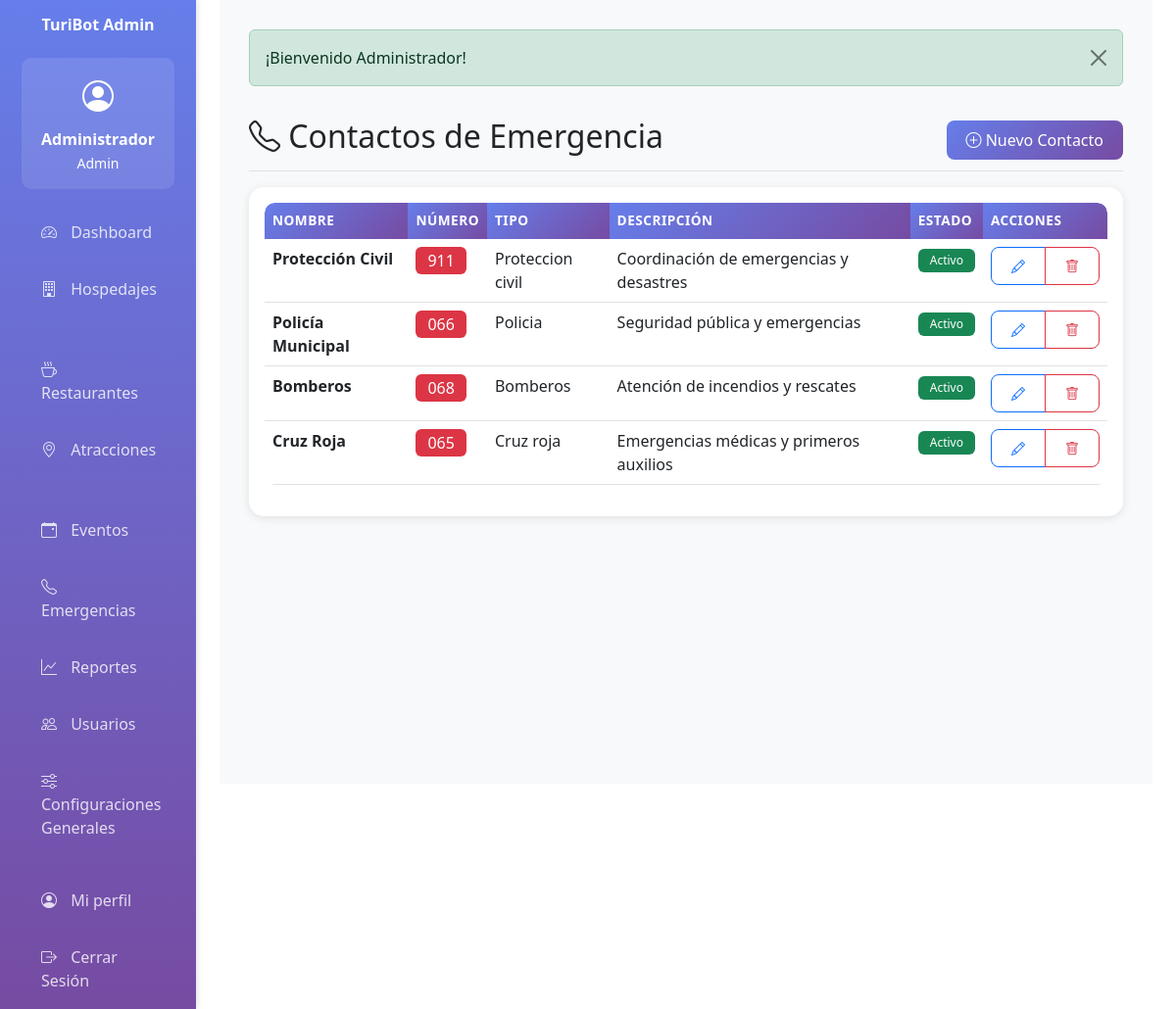
Screenshot of /emergencia (signed in) with the database file from the repository.
### tables this page shows
CREATE TABLE IF NOT EXISTS emergencias (
    id INT AUTO_INCREMENT PRIMARY KEY,
    nombre VARCHAR(100) NOT NULL,
    numero VARCHAR(20) NOT NULL,
    descripcion TEXT NULL,
    tipo ENUM('cruz_roja', 'bomberos', 'policia', 'proteccion_civil', 'otro') NOT NULL,
    activo TINYINT(1) DEFAULT 1,
    creado_por INT NOT NULL,
    fecha_creacion TIMESTAMP DEFAULT CURRENT_TIMESTAMP,
    fecha_actualizacion TIMESTAMP DEFAULT CURRENT_TIMESTAMP ON UPDATE CURRENT_TIMESTAMP,
    FOREIGN KEY (creado_por) REFERENCES usuarios(id),
    INDEX idx_tipo (tipo),
    INDEX idx_activo (activo)
);

### app/controllers/BaseController.php (called while the page is built, shortened)
<?php
class BaseController {
    protected function view($viewPath, $data = []) {
        extract($data);
        require_once APP_PATH . '/views/layouts/header.php';
        require_once APP_PATH . '/views/' . $viewPath . '.php';
        require_once APP_PATH . '/views/layouts/footer.php';
    }
}
?>

### app/controllers/EmergenciaController.php (called while the page is built, shortened)
<?php
require_once APP_PATH . '/controllers/BaseController.php';
class EmergenciaController extends BaseController {
    private $emergenciaModel;
    public function __construct() {
        $this->emergenciaModel = new Emergencia();
    }
    public function index() {
        $emergencias = $this->emergenciaModel->getAll();
        $this->view('emergencia/index', ['emergencias' => $emergencias]);
    }
}
?>

### app/helpers/functions.php (called while the page is built, shortened)
<?php
function isLoggedIn() {
    return isset($_SESSION['user_id']);
}
function hasAnyRole($roles) {
    return in_array($_SESSION['user_rol'], $roles);
}
?>

### config/database.php (called while the page is built, shortened)
<?php
class Database {
    private static $instance = null;
    private $connection;
    private function __construct() {
        try {
            $dsn = "mysql:host=" . DB_HOST . ";dbname=" . DB_NAME . ";charset=" . DB_CHARSET;
            $options = [
                PDO::ATTR_ERRMODE => PDO::ERRMODE_EXCEPTION,
                PDO::ATTR_DEFAULT_FETCH_MODE => PDO::FETCH_ASSOC,
                PDO::ATTR_EMULATE_PREPARES => false
            ];
            $this->connection = new PDO($dsn, DB_USER, DB_PASS, $options);
        } catch (PDOException $e) {
            die("Error de conexión a la base de datos: " . $e->getMessage());
        }
    }
    public static function getInstance() {
        if (self::$instance === null) {
            self::$instance = new self();
        }
        return self::$instance;
    }
    public function getConnection() {
        return $this->connection;
    }
}
?>

### app/models/BaseModel.php (called while the page is built, shortened)
<?php
class BaseModel {
    protected $db;
    protected $table;
    public function __construct() {
        $this->db = Database::getInstance()->getConnection();
    }
    public function getAll() {
        $stmt = $this->db->query("SELECT * FROM {$this->table} ORDER BY id DESC");
        return $stmt->fetchAll();
    }
}
?>

### app/views/emergencia/index.php (the view)
<div class="d-flex justify-content-between flex-wrap flex-md-nowrap align-items-center pt-3 pb-2 mb-3 border-bottom">
    <h1 class="h2"><i class="bi bi-telephone"></i> Contactos de Emergencia</h1>
    <?php if (hasAnyRole(['admin', 'editor'])): ?>
    <a href="<?php echo BASE_URL; ?>emergencia/create" class="btn btn-primary"><i class="bi bi-plus-circle"></i> Nuevo Contacto</a>
    <?php endif; ?>
</div>
<div class="card">
    <div class="card-body">
        <div class="table-responsive">
            <table class="table table-hover">
                <thead>
                    <tr>
                        <th>Nombre</th>
                        <th>Número</th>
                        <th>Tipo</th>
                        <th>Descripción</th>
                        <th>Estado</th>
                        <th>Acciones</th>
                    </tr>
                </thead>
                <tbody>
                    <?php if (!empty($emergencias)): ?>
                        <?php foreach ($emergencias as $emg): ?>
                        <tr>
                            <td><strong><?php echo htmlspecialchars($emg['nombre']); ?></strong></td>
                            <td><span class="badge bg-danger fs-6"><?php echo htmlspecialchars($emg['numero']); ?></span></td>
                            <td><?php echo ucfirst(str_replace('_', ' ', $emg['tipo'])); ?></td>
                            <td><?php echo htmlspecialchars($emg['descripcion']); ?></td>
                            <td><?php echo $emg['activo'] ? '<span class="badge bg-success">Activo</span>' : '<span class="badge bg-secondary">Inactivo</span>'; ?></td>
                            <td>
                                <?php if (hasAnyRole(['admin', 'editor'])): ?>
                                <div class="btn-group btn-group-sm">
                                    <a href="<?php echo BASE_URL; ?>emergencia/edit/<?php echo $emg['id']; ?>" class="btn btn-outline-primary"><i class="bi bi-pencil"></i></a>
                                    <a href="<?php echo BASE_URL; ?>emergencia/delete/<?php echo $emg['id']; ?>" class="btn btn-outline-danger delete-confirm"><i class="bi bi-trash"></i></a>
                                </div>
                                <?php endif; ?>
                            </td>
                        </tr>
                        <?php endforeach; ?>
                    <?php else: ?>
                        <tr><td colspan="6" class="text-center text-muted">No hay contactos registrados</td></tr>
                    <?php endif; ?>
                </tbody>
            </table>
        </div>
    </div>
</div>

### public/css/custom.css (style rules this page uses)
:root { --turibot-primary: #667eea; --turibot-secondary: #764ba2; --turibot-gradient: linear-gradient(135deg, var(--turibot-primary) 0%, var(--turibot-secondary) 100%); }
* { transition: all 0.3s ease; }
.btn { border-radius: 8px; font-weight: 500; padding: 8px 20px; }
.table { border-radius: 10px; overflow: hidden; }
.table thead th { background: var(--turibot-gradient); color: white; border: none; font-weight: 600; text-transform: uppercase; font-size: 0.85rem; letter-spacing: 0.5px; }
.badge { padding: 6px 12px; font-weight: 500; }

### app/views/layouts/header.php (style rules this page uses)
:root { --primary-color: #667eea; --secondary-color: #764ba2; }
body { font-family: 'Segoe UI', Tahoma, Geneva, Verdana, sans-serif; }
.card { border: none; border-radius: 15px; box-shadow: 0 2px 10px rgba(0,0,0,0.1); margin-bottom: 20px; }
.table-responsive { border-radius: 10px; }
.btn-primary { background: linear-gradient(135deg, var(--primary-color) 0%, var(--secondary-color) 100%); border: none; }

### rows the page displays
emergencias: nombre "Protección Civil", numero "911", tipo "Proteccion civil", descripcion "Coordinación de emergencias y desastres", activo "Activo"
emergencias: nombre "Policía Municipal", numero "066", tipo "Policia", descripcion "Seguridad pública y emergencias", activo "Activo"
emergencias: nombre "Bomberos", numero "068", tipo "Bomberos", descripcion "Atención de incendios y rescates", activo "Activo"
emergencias: nombre "Cruz Roja", numero "065", tipo "Cruz roja", descripcion "Emergencias médicas y primeros auxilios", activo "Activo"

### other values shown
APP_NAME "TuriBot Admin"
getCurrentUser()['nombre'] "Administrador"
getCurrentUser()['rol'] "Admin"
$flash['message'] "¡Bienvenido Administrador!"
